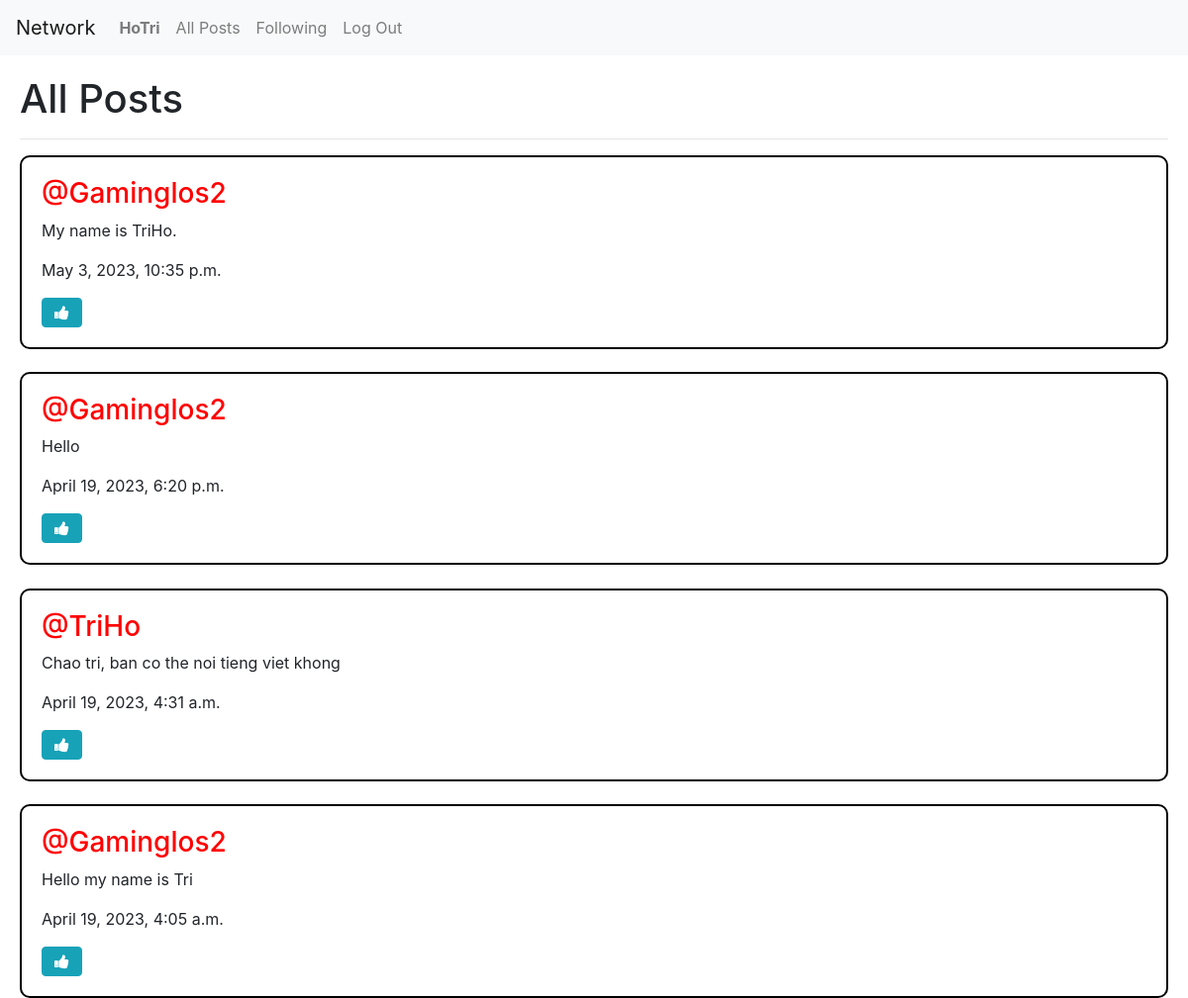
The app's page /following (signed in) with its own data.
### network/models.py (models this page shows, shortened)
class User(AbstractUser):
    pass

class Post(models.Model):
    content = models.CharField(max_length=1000)
    author = models.ForeignKey(User, on_delete=models.CASCADE, null=True, blank = True, related_name='user_posts')
    created_at = models.DateTimeField(auto_now_add=True)

### network/views.py (the view)
# urls.py: path("following", views.following, name="following"),
def following(request):
    currentUser = User.objects.get(pk=request.user.id)
    followingPeople = Follow.objects.filter(user=currentUser)
    allposts = Post.objects.all().order_by('id').reverse()
    followingPosts = []
    for post in allposts:
        for person in followingPeople:
            if person.user_follower == post.author:
                followingPosts.append(post)
    paginator = Paginator(followingPosts, 10)
    page_number = request.GET.get('page')
    posts_of_the_page = paginator.get_page(page_number)
    allLikes = Like.objects.all()
    whoYouLike = []
    try:
        for like in allLikes:
            if like.user.id == request.user.id:
                whoYouLike.append(like.post.id)
    except:
        whoYouLike = []
    return render(request, "network/following.html",{
        "posts_of_the_page": posts_of_the_page,
        "whoYouLike": whoYouLike,
    })

### network/templates/network/following.html (shortened to what this page needs)
{% extends "network/layout.html" %}
{% block body %}
    <div id="container">
        <div id="first-section">
            <h1>All Posts</h1>
        </div>
        <hr>
        {% for post in posts_of_the_page %}
            <div id="post">
                <div id="post-content">
                    <h3><a style="color: red;" href="{% url 'profile' user_id=post.author.id %}">@{{ post.author }}</a></h3>
                    <p class="content" id="content_{{ post.id }}">{{ post.content }}</p>
                    <p>{{ post.created_at}}</p>
                    {% if user.is_authenticated %}
                        {% if user != post.author %}
                            {% if post.id in whoYouLiked %}
                            <button class="btn btn-info fa fa-thumbs-down" onclick="LikeHandler({{ post.id }}, {{ whoYouLiked }})"  id="{{ post.id }}"></button>
                            {% else %}
                            <button class="btn btn-info fa fa-thumbs-up" onclick="LikeHandler({{ post.id }}, {{ whoYouLiked}})" id="{{ post.id }}"></button>
                            {% endif %}
                        {% endif%}
                    {% endif %}
                </div>
            </div>
        {% endfor %}
    </div>
{% endblock %}

### network/templates/network/layout.html (shortened to what this page needs)
{% load static %}
<!DOCTYPE html>
<html lang="en">
    <head>
        <link rel="stylesheet" href="https://stackpath.bootstrapcdn.com/bootstrap/4.4.1/css/bootstrap.min.css">
        <link href="{% static 'css/styles.css' %}" rel="stylesheet">
        <link rel="stylesheet" href="https://stackpath.bootstrapcdn.com/bootstrap/4.3.1/css/bootstrap.min.css">
        <link rel="stylesheet" href="https://cdnjs.cloudflare.com/ajax/libs/font-awesome/4.7.0/css/font-awesome.min.css">
    </head>
    <body>
        <div id="main-container">
            <div id="top-section">
                <nav class="navbar navbar-expand-lg navbar-light bg-light">
                    <a class="navbar-brand" href="#">Network</a>
                    <div>
                    <ul class="navbar-nav mr-auto">
                        {% if user.is_authenticated %}
                            <li class="nav-item">
                                <a class="nav-link" href="{% url 'profile' user_id=user.id %}"><strong>{{ user.username }}</strong></a>
                            </li>
                        {% endif %}
                        <li class="nav-item">
                        <a class="nav-link" href="{% url 'index' %}">All Posts</a>
                        </li>
                        {% if user.is_authenticated %}
                            <li class="nav-item">
                                <a class="nav-link" href="{% url 'following' %}">Following</a>
                            </li>
                            <li class="nav-item">
                                <a class="nav-link" href="{% url 'logout' %}">Log Out</a>
                            </li>
                        {% endif %}
                    </ul>
                    </div>
                </nav>
            </div>
             <div class="body-expand">
                 {% block body %}
                 {% endblock %}
             </div>
        </div>
    </body>
</html>

### network/templates/network/following.html (style rules this page uses)
#container { margin: 20px; height: auto; }
#post { border: 2px solid black; border-radius: 10px; margin-bottom: 2%; }
#post-content { margin: 20px; }

### network/templates/network/layout.html (style rules this page uses)
html,body { margin: 0px; height: 100%; }
#main-container { position:absolute; top:0px; right:0px; bottom:0px; left:0px; }
#top-section { background-color: #cc0000; width: 100%; height: auto; }
.body-expand { width: 100%; height: auto; }

### records on screen
User: username "HoTri"
Post: author "Gaminglos2", content "My name is TriHo.", created_at "May 3, 2023, 10:35 p.m."
Post: author "Gaminglos2", content "Hello", created_at "April 19, 2023, 6:20 p.m."
Post: author "TriHo", content "Chao tri, ban co the noi tieng viet khong", created_at "April 19, 2023, 4:31 a.m."
Post: author "Gaminglos2", content "Hello my name is Tri", created_at "April 19, 2023, 4:05 a.m."
